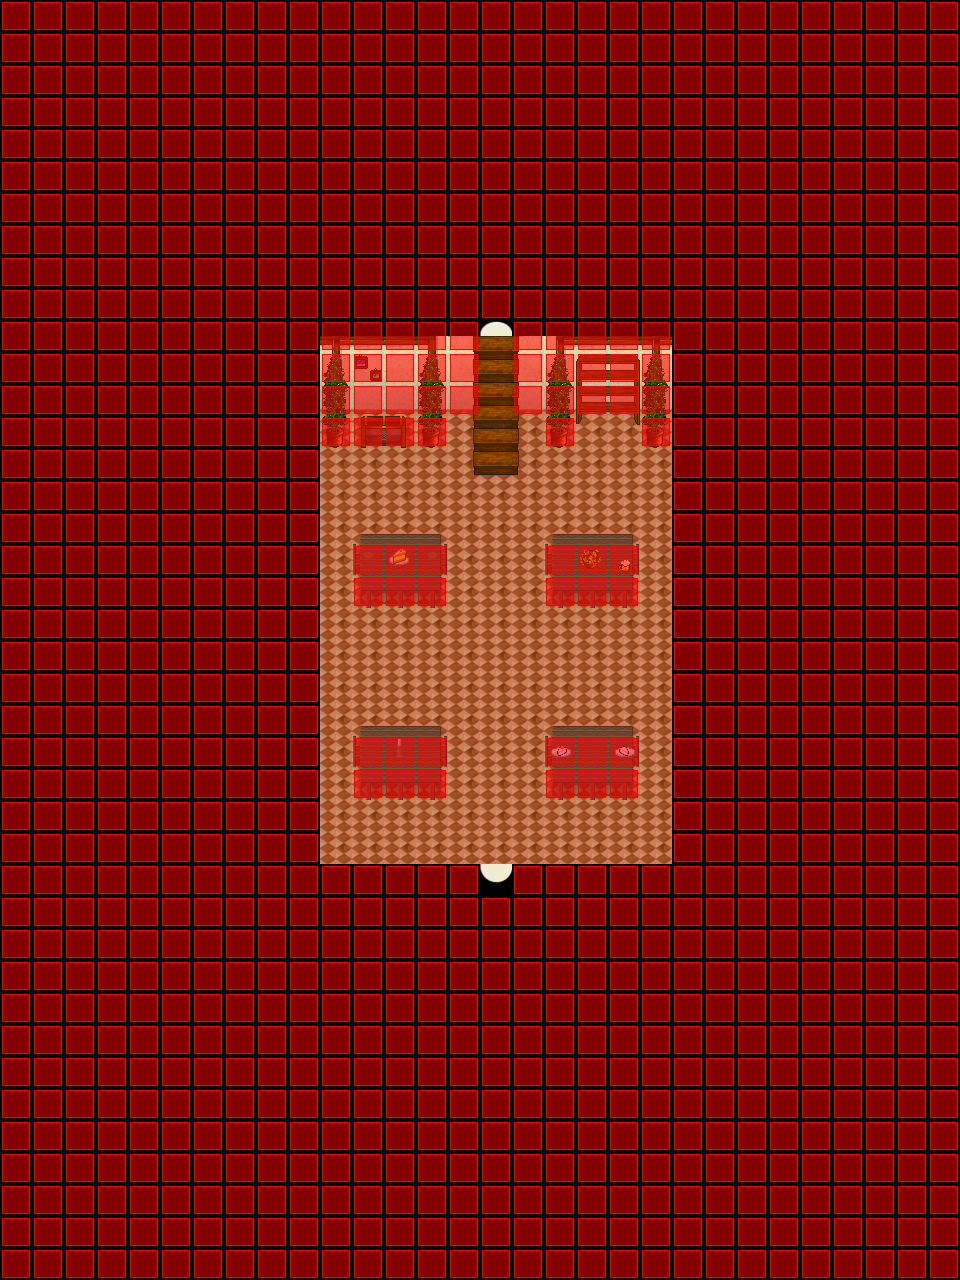

This is a level from a 2D game, rendered from its Tiled map with the project's own tilesets. A one-line summary and the map file follow, with tile-layer data summarised:
An orthogonal 30x40 tile map with 32x32 px tiles, 6 tile layers (Ground, Ground, Ground, Fringe, ...), 5 tilesets and 3 objects (2x WARP, SCRIPT).

<map version="1.0" orientation="orthogonal" width="30" height="40" tilewidth="32" tileheight="32">
 <properties>
  <property name="music" value="inside2.ogg" />
 </properties>
 <tileset firstgid="1" name="collision1_32_32" tilewidth="32" tileheight="32">
  <image source="../graphics/tiles/collision1_32_32.png" width="1024" height="1024" />
 </tileset>
 <tileset firstgid="1025" name="indoor3_32_32" tilewidth="32" tileheight="32">
  <image source="../graphics/tiles/indoor3_32_32.png" width="1024" height="1024" />
 </tileset>
 <tileset firstgid="2049" name="indoor2_32_32" tilewidth="32" tileheight="32">
  <image source="../graphics/tiles/indoor2_32_32.png" width="1024" height="1024" />
 </tileset>
 <tileset firstgid="3073" name="indoor2_32_64" tilewidth="32" tileheight="64">
  <image source="../graphics/tiles/indoor2_32_64.png" width="1024" height="1024" />
 </tileset>
 <tileset firstgid="3585" name="indoor2_32_96" tilewidth="32" tileheight="96">
  <image source="../graphics/tiles/indoor2_32_96.png" width="1024" height="960" />
 </tileset>
 <layer name="Ground" width="30" height="40">
  <data>[1200 cells, 156 non-empty, 1 distinct tile ids]</data>
 </layer>
 <layer name="Ground" width="30" height="40">
  <data>[1200 cells, 1200 non-empty, 18 distinct tile ids]</data>
 </layer>
 <layer name="Ground" width="30" height="40">
  <data>[1200 cells, 8 non-empty, 7 distinct tile ids]</data>
 </layer>
 <layer name="Fringe" width="30" height="40">
  <data>[1200 cells, 47 non-empty, 22 distinct tile ids]</data>
 </layer>
 <layer name="Over" width="30" height="40">
  <data>[1200 cells, 24 non-empty, 6 distinct tile ids]</data>
 </layer>
 <layer name="Collision" width="30" height="40">
  <data>[1200 cells, 1084 non-empty, 2 distinct tile ids]</data>
 </layer>
 <objectgroup name="Object" width="30" height="40">
  <object name="Level Up XCF" type="WARP" x="480" y="320" width="32" height="32">
   <properties>
    <property name="DEST_MAP" value="iw-selphi-timlet-tower3-o00-o00-p01" />
    <property name="DEST_X" value="480" />
    <property name="DEST_Y" value="672" />
   </properties>
  </object>
  <object name="Warp to City 3 XCF" type="WARP" x="480" y="864" width="32" height="32">
   <properties>
    <property name="DEST_MAP" value="ow-o0000-o0000-o0000" />
    <property name="DEST_X" value="1920" />
    <property name="DEST_Y" value="5984" />
   </properties>
  </object>
  <object name="External Map Events" type="SCRIPT" x="-2240" y="-320">
   <properties>
    <property name="FILENAME" value="scripts/maps/iw-selphi-timlet-tower3-o00-o00-o00.lua" />
   </properties>
  </object>
 </objectgroup>
</map>
